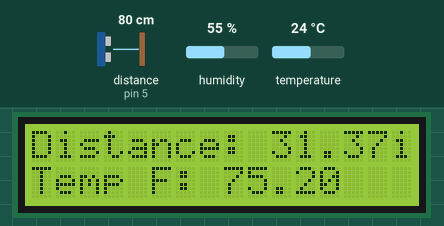
A sketch run on a simulated Arduino Uno, built with avr-gcc and run on an emulated ATmega328P. Parts: 16×2 character LCD. Wiring (inferred from the names in the program): ultrasonic range finder: trigger pin 4; echo pin 5. Inputs (shaded band) come from the test bench; at power-on: distance to the obstacle (sensor on pin 5) 80 cm, humidity 55 %, temperature 24 °C. The echo pulse lasts 58.3 µs per cm.

Above: at 1.2 s.
1.3 s: distance to the obstacle (sensor on pin 5) set to 2 cm
At 2.0 s:
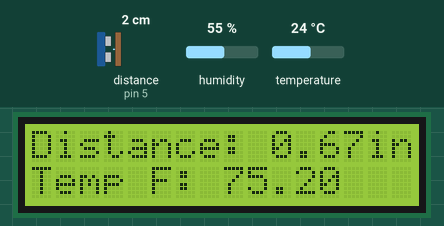
4.6 s: humidity set to 22 %
At 7.1 s:
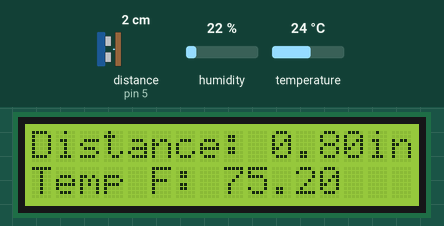
8.2 s: temperature set to 12 °C
At 8.7 s:
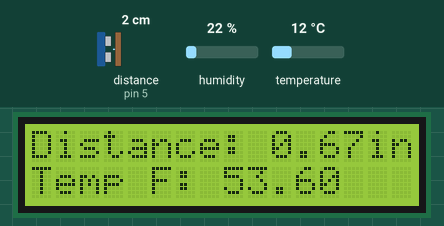
9.8 s: distance to the obstacle (sensor on pin 5) set to 4 cm
At 10.2 s:
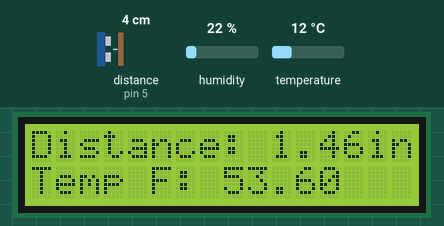
11.3 s: humidity set to 40 %
At 13.3 s:
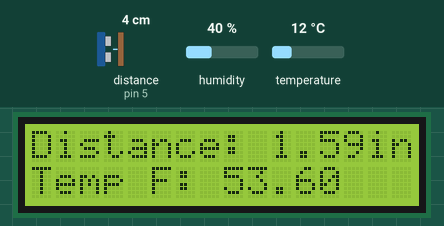
14.4 s: distance to the obstacle (sensor on pin 5) set to 9 cm
At 14.8 s:
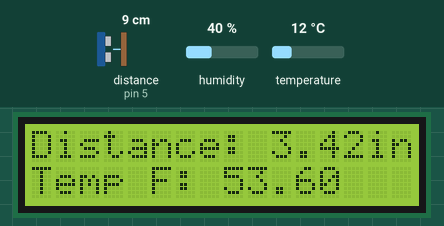
Timing chart, 0 to 16.9 s (numbered marks = the images above; inputs shaded):
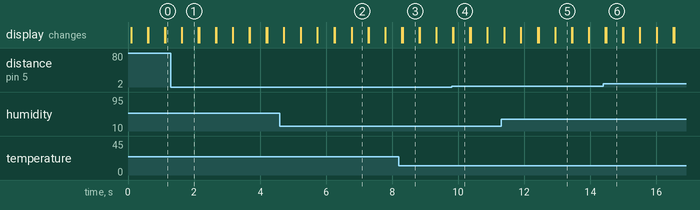

The sketch:

HW_21_Distance_Meter_LCD.ino
```cpp
#include <DHT.h>
#include <LiquidCrystal.h>
#define Type DHT11
int sensePin=2;
DHT HT(sensePin,Type);
int rs=7;
int en=8;
int d4=9;
int d5=10;
int d6=11;
int d7=12;
LiquidCrystal lcd(rs,en,d4,d5,d6,d7);
int trigPin=4;
int echoPin=5;
float pingTT;
float r=767.269;
float d;
float dist;
float tempF;
int dt=500;
void setup() {
  // put your setup code here, to run once:
lcd.begin(16,2);
HT.begin();
Serial.begin(9600);
pinMode(trigPin,OUTPUT);
pinMode(echoPin,INPUT);
}

void loop() {
  // put your main code here, to run repeatedly:
digitalWrite(trigPin,LOW);
delayMicroseconds(10);
digitalWrite(trigPin,HIGH);
delayMicroseconds(10);
digitalWrite(trigPin,LOW);
pingTT=pulseIn(echoPin,HIGH);
d=(pingTT*r*5280.*12.)/(3600.*1000000.);
dist=d/2;
tempF=HT.readTemperature(true);
lcd.setCursor(0,0);
lcd.print("Distance: ");
lcd.print(dist);
lcd.print("in.");
lcd.setCursor(0,1);
lcd.print("Temp F: ");
lcd.print(tempF);
delay(dt);
lcd.clear();
}
```

Measured:
- after the input at 1.3 s, the display: first differs from a run without the input after 0.33 s (image 1)
- after the input at 9.8 s, the display: first differs from a run without the input after 0.05 s (image 4)
- after the input at 11.3 s, the display: first differs from a run without the input after 1.6 s (image 5)
- what the display in image 1 shows lasts 0.5 s, from 1.6 s to 2.1 s
